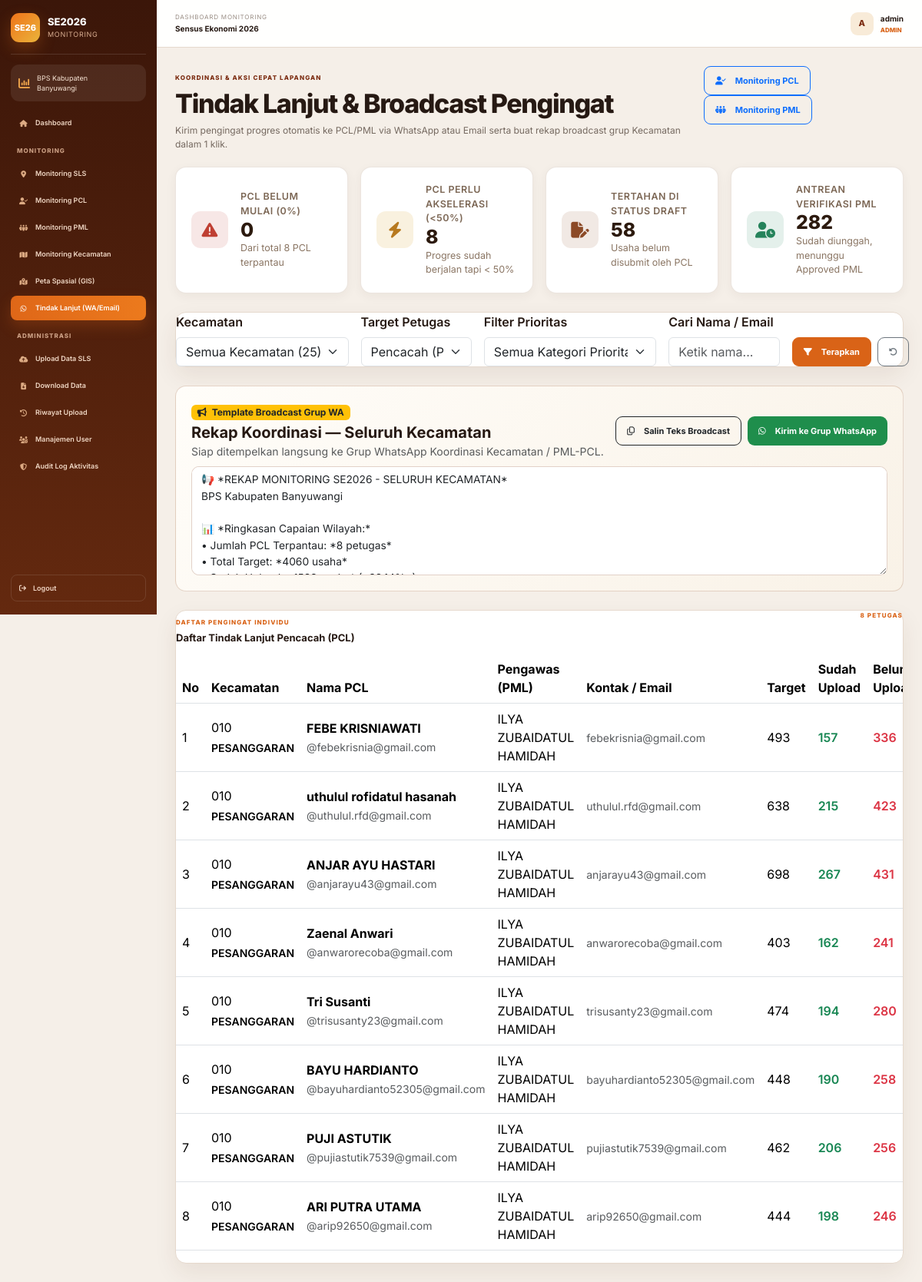
The app's page /tindak-lanjut?pml_id=2 (signed in) with its own data.
### models/user.py (models this page shows, shortened)
class User(db.Model):
    __tablename__ = "users"
    id = db.Column(db.Integer, primary_key=True)
    nama_lengkap = db.Column(db.String(150), nullable=False)
    username = db.Column(db.String(80), nullable=False, unique=True, index=True)
    email = db.Column(db.String(150), nullable=False, unique=True, index=True)
    password_hash = db.Column(db.String(255), nullable=False)
    role = db.Column(db.Enum("admin", "user", name="user_role"), nullable=False, default="user")
    is_active = db.Column(db.Boolean, nullable=False, default=True)
    created_at = db.Column(db.DateTime, nullable=False, default=datetime.utcnow)
    updated_at = db.Column(db.DateTime, nullable=False, default=datetime.utcnow, onupdate=datetime.utcnow)

### models/monitoring.py (models this page shows)
class TimestampMixin:
    created_at = db.Column(db.DateTime, nullable=False, default=datetime.utcnow)
    updated_at = db.Column(db.DateTime, nullable=False, default=datetime.utcnow, onupdate=datetime.utcnow)

class PCL(TimestampMixin, db.Model):
    __tablename__ = "pcl"
    __table_args__ = (
        db.UniqueConstraint(
            "kecamatan_id", "pml_id", "email_pcl", "username_pcl", "nama_pcl", name="uq_pcl_wilayah_identitas"
        ),
    )
    id = db.Column(db.Integer, primary_key=True)
    kecamatan_id = db.Column(
        db.Integer, db.ForeignKey("kecamatan.id", ondelete="CASCADE", onupdate="CASCADE"), nullable=False, index=True
    )
    pml_id = db.Column(
        db.Integer, db.ForeignKey("pml.id", ondelete="CASCADE", onupdate="CASCADE"), nullable=False, index=True
    )
    email_pcl = db.Column(db.String(150), nullable=False, default="")
    username_pcl = db.Column(db.String(100), nullable=False, default="")
    nama_pcl = db.Column(db.String(150), nullable=False, index=True)
    kecamatan = db.relationship("Kecamatan", backref=db.backref("pcl_list", cascade="all, delete-orphan"))
    pml = db.relationship("PML", backref=db.backref("pcl_list", cascade="all, delete-orphan"))

### routes/followup_routes.py (the view)
@followup_bp.route("/tindak-lanjut")
@login_required
def tindak_lanjut():
    pml_id_raw = request.args.get("pml_id", "").strip()
    pml_id = int(pml_id_raw) if pml_id_raw.isdigit() else None
    filters = {
        "kec_code": request.args.get("kec_code", "").strip(),
        "pml_id": pml_id,
        "role_type": request.args.get("role_type", "pcl").strip().lower(),
        "priority": request.args.get("priority", "").strip().lower(),
        "q": request.args.get("q", "").strip(),
    }
    context = get_followup_data(filters)
    return render_template("tindak_lanjut.html", **context)

### templates/tindak_lanjut.html (shortened to what this page needs)
{% extends 'base.html' %}
{% from '_macros.html' import progress_bar %}
{% block page_id %}tindak-lanjut{% endblock %}
{% block content %}
<div class="page-heading">
  <div>
    <span class="eyebrow dark">Koordinasi & Aksi Cepat Lapangan</span>
    <h1>Tindak Lanjut & Broadcast Pengingat</h1>
    <p>Kirim pengingat progres otomatis ke PCL/PML via WhatsApp atau Email serta buat rekap broadcast grup Kecamatan dalam 1 klik.</p>
  </div>
  <div class="button-group">
    <a class="btn btn-outline-primary" href="{{ url_for('monitoring.monitoring_pcl') }}">
      <i class="fa-solid fa-user-check me-1"></i> Monitoring PCL
    </a>
    <a class="btn btn-outline-primary" href="{{ url_for('monitoring.monitoring_pml') }}">
      <i class="fa-solid fa-people-group me-1"></i> Monitoring PML
    </a>
  </div>
</div>
<section class="followup-kpi-grid">
  <div class="followup-kpi-card">
    <div class="followup-kpi-icon danger">
      <i class="fa-solid fa-triangle-exclamation"></i>
    </div>
    <div class="followup-kpi-meta">
      <span>PCL Belum Mulai (0%)</span>
      <strong>{{ summary.pcl_belum_mulai }}</strong>
      <small>Dari total {{ summary.total_pcl }} PCL terpantau</small>
    </div>
  </div>
  <div class="followup-kpi-card">
    <div class="followup-kpi-icon warning">
      <i class="fa-solid fa-bolt"></i>
    </div>
    <div class="followup-kpi-meta">
      <span>PCL Perlu Akselerasi (&lt;50%)</span>
      <strong>{{ summary.pcl_kritis }}</strong>
      <small>Progres sudah berjalan tapi &lt; 50%</small>
    </div>
  </div>
  <div class="followup-kpi-card">
    <div class="followup-kpi-icon primary">
      <i class="fa-solid fa-file-pen"></i>
    </div>
    <div class="followup-kpi-meta">
      <span>Tertahan di Status DRAFT</span>
      <strong>{{ summary.total_draft_tertahan }}</strong>
      <small>Usaha belum disubmit oleh PCL</small>
    </div>
  </div>
  <div class="followup-kpi-card">
    <div class="followup-kpi-icon success">
      <i class="fa-solid fa-user-clock"></i>
    </div>
    <div class="followup-kpi-meta">
      <span>Antrean Verifikasi PML</span>
      <strong>{{ summary.total_pending_approval }}</strong>
      <small>Sudah diunggah, menunggu Approved PML</small>
    </div>
  </div>
</section>
<article class="panel filter-panel mb-4">
  <form method="get" action="{{ url_for('followup.tindak_lanjut') }}" class="row g-3 align-items-end">
    <div class="col-md-3">
      <label class="form-label fw-semibold">Kecamatan</label>
      <select name="kec_code" class="form-select">
        <option value="">Semua Kecamatan (25)</option>
      </select>
    </div>
    <div class="col-md-2">
      <label class="form-label fw-semibold">Target Petugas</label>
      <select name="role_type" class="form-select">
        <option value="pcl" {% if filters.role_type == 'pcl' %}selected{% endif %}>Pencacah (PCL)</option>
      </select>
    </div>
    <div class="col-md-3">
      <label class="form-label fw-semibold">Filter Prioritas</label>
      <select name="priority" class="form-select">
        <option value="">Semua Kategori Prioritas</option>
      </select>
    </div>
    <div class="col-md-2">
      <label class="form-label fw-semibold">Cari Nama / Email</label>
      <input
        type="text"
        name="q"
        value="{{ filters.q }}"
        class="form-control"
        placeholder="Ketik nama..."
      >
    </div>
    <div class="col-md-2 d-flex gap-2">
      <button type="submit" class="btn btn-primary w-100">
        <i class="fa-solid fa-filter me-1"></i> Terapkan
      </button>
      <a href="{{ url_for('followup.tindak_lanjut') }}" class="btn btn-outline-secondary" title="Reset Filter">
        <i class="fa-solid fa-rotate-left"></i>
      </a>
    </div>
  </form>
</article>
<section class="broadcast-box">
  <div class="d-flex flex-wrap justify-content-between align-items-center gap-2 mb-2">
    <div>
      <span class="badge bg-warning text-dark mb-1">
        <i class="fa-solid fa-bullhorn me-1"></i> Template Broadcast Grup WA
      </span>
      <h5 class="mb-0 fw-bold">Rekap Koordinasi — {{ kec_label }}</h5>
      <small class="text-muted">Siap ditempelkan langsung ke Grup WhatsApp Koordinasi Kecamatan / PML-PCL.</small>
    </div>
    <div class="d-flex gap-2">
      <button
        type="button"
        class="btn btn-outline-dark btn-sm"
        id="btnCopyBroadcast"
      >
        <i class="fa-regular fa-copy me-1"></i> Salin Teks Broadcast
      </button>
      <a
        href="{{ broadcast_wa_url }}"
        target="_blank"
        rel="noopener"
        class="btn btn-wa btn-sm"
        id="btnSendBroadcastWa"
      >
        <i class="fa-brands fa-whatsapp me-1"></i> Kirim ke Grup WhatsApp
      </a>
    </div>
  </div>
  <textarea
    id="broadcastTextArea"
    class="form-control broadcast-textarea"
    rows="6"
  >{{ broadcast_text }}</textarea>
</section>
<article class="panel table-panel">
  <div class="panel-title">
    <div>
      <span>Daftar pengingat individu</span>
      <h2>
        {% if filters.role_type == 'pml' %}
          Daftar Tindak Lanjut Pengawas (PML)
        {% else %}
          Daftar Tindak Lanjut Pencacah (PCL)
        {% endif %}
      </h2>
    </div>
    <span class="record-count">{{ rows|length }} petugas</span>
  </div>
  <div class="table-responsive">
    <table class="table data-table align-middle">
      <thead>
        <tr>
          <th>No</th>
          <th>Kecamatan</th>
          {% if filters.role_type == 'pml' %}
            <th>Nama PML</th>
            <th>Email PML</th>
            <th>Cakupan</th>
          {% else %}
            <th>Nama PCL</th>
            <th>Pengawas (PML)</th>
            <th>Kontak / Email</th>
          {% endif %}
          <th>Target</th>
          <th>Sudah Upload</th>
          <th>Belum Upload</th>
        </tr>
      </thead>
      <tbody>
        {% for row in rows %}
          <tr>
            <td>{{ loop.index }}</td>
            <td>
              <span class="code-pill">{{ row.kec_code }}</span>
              <div class="small fw-semibold mt-1">{{ row.kec_name }}</div>
            </td>
            {% if filters.role_type == 'pml' %}
              <td class="fw-bold">{{ row.nama_pml }}</td>
              <td>
                {% if row.email_pml %}
                  <span class="small text-muted">{{ row.email_pml }}</span>
                {% else %}
                  <span class="small text-muted">-</span>
                {% endif %}
              </td>
              <td>{{ row.jumlah_pcl }} PCL ({{ row.jumlah_sls }} SLS)</td>
            {% else %}
              <td>
                <div class="fw-bold">{{ row.nama_pcl }}</div>
                {% if row.username_pcl %}
                  <small class="text-muted">@{{ row.username_pcl }}</small>
                {% endif %}
              </td>
              <td>{{ row.nama_pml }}</td>
              <td>
                {% if row.email_pcl %}
                  <span class="small text-muted">{{ row.email_pcl }}</span>
                {% else %}
                  <span class="small text-muted">-</span>
                {% endif %}
              </td>
            {% endif %}
            <td>{{ row.total_target }}</td>
            <td class="text-success fw-semibold">{{ row.processed_count }}</td>
            <td class="text-danger fw-semibold">{{ row.remaining_count }}</td>
          </tr>
        {% else %}
          <tr>
            <td colspan="12" class="text-center py-4 text-muted">
              Tidak ada data petugas yang sesuai dengan filter saat ini.
            </td>
          </tr>
        {% endfor %}
      </tbody>
    </table>
  </div>
</article>
<div class="position-fixed bottom-0 end-0 p-3" style="z-index: 1090">
</div>
{% endblock %}

### templates/base.html (shortened to what this page needs)
<!DOCTYPE html>
<html lang="id">
<head>
  <link
    href="https://cdn.jsdelivr.net/npm/bootstrap@5.3.3/dist/css/bootstrap.min.css"
    rel="stylesheet"
  >
  <link
    href="https://cdnjs.cloudflare.com/ajax/libs/font-awesome/6.5.2/css/all.min.css"
    rel="stylesheet"
  >
  <link
    rel="stylesheet"
    href="{{ url_for('static', filename='css/style.css') }}?v=42"
  >
  <link
    rel="stylesheet"
    href="{{ url_for('static', filename='css/upload-page.css') }}?v=1"
  >
</head>
<body data-page="{% block page_id %}{% endblock %}">
  <div class="app-shell">
    <aside class="sidebar" id="sidebar">
      <div class="sidebar-brand">
        <div class="brand-badge">SE26</div>
        <div class="brand-copy">
          <strong>SE2026</strong>
          <span>Monitoring</span>
        </div>
      </div>
      <div class="sidebar-divider"></div>
      <div class="agency-card">
        <i class="fa-solid fa-chart-column"></i>
        <span>
          BPS Kabupaten<br>
          Banyuwangi
        </span>
      </div>
      <nav class="sidebar-nav">
        <a
          href="/dashboard"
          class="nav-item {% if request.path == '/dashboard' %}active{% endif %}"
        >
          <i class="fa-solid fa-house"></i>
          <span>Dashboard</span>
        </a>
        <div class="nav-section-title">
          Monitoring
        </div>
        <a
          href="/monitoring-sls"
          class="nav-item {% if request.path == '/monitoring-sls' %}active{% endif %}"
        >
          <i class="fa-solid fa-location-dot"></i>
          <span>Monitoring SLS</span>
        </a>
        <a
          href="/monitoring-pcl"
          class="nav-item {% if request.path == '/monitoring-pcl' %}active{% endif %}"
        >
          <i class="fa-solid fa-user-check"></i>
          <span>Monitoring PCL</span>
        </a>
        <a
          href="/monitoring-pml"
          class="nav-item {% if request.path == '/monitoring-pml' %}active{% endif %}"
        >
          <i class="fa-solid fa-people-group"></i>
          <span>Monitoring PML</span>
        </a>
        <a
          href="/monitoring-kecamatan"
          class="nav-item {% if request.path == '/monitoring-kecamatan' %}active{% endif %}"
        >
          <i class="fa-solid fa-map"></i>
          <span>Monitoring Kecamatan</span>
        </a>
        <a
          href="/peta-spasial"
          class="nav-item {% if request.path == '/peta-spasial' %}active{% endif %}"
        >
          <i class="fa-solid fa-map-location-dot"></i>
          <span>Peta Spasial (GIS)</span>
        </a>
        <a
          href="/tindak-lanjut"
          class="nav-item {% if request.path == '/tindak-lanjut' %}active{% endif %}"
        >
          <i class="fa-brands fa-whatsapp"></i>
          <span>Tindak Lanjut (WA/Email)</span>
        </a>
        {% if current_user.role == 'admin' %}
        <div class="nav-section-title">
          Administrasi
        </div>
        <a
          href="/upload"
          class="nav-item {% if request.path == '/upload' %}active{% endif %}"
        >
          <i class="fa-solid fa-cloud-arrow-up"></i>
          <span>Upload Data SLS</span>
        </a>
        <a
          href="/download"
          class="nav-item {% if request.path == '/download' %}active{% endif %}"
        >
          <i class="fa-solid fa-file-arrow-down"></i>
          <span>Download Data</span>
        </a>
        <a
          href="/riwayat-upload"
          class="nav-item {% if 'riwayat' in request.path %}active{% endif %}"
        >
          <i class="fa-solid fa-clock-rotate-left"></i>
          <span>Riwayat Upload</span>
        </a>
        <a
          href="/admin/users"
          class="nav-item {% if 'users' in request.path %}active{% endif %}"
        >
          <i class="fa-solid fa-users-gear"></i>
          <span>Manajemen User</span>
        </a>
        <a
          href="/admin/logs"
          class="nav-item {% if 'logs' in request.path %}active{% endif %}"
        >
          <i class="fa-solid fa-shield-halved"></i>
          <span>Audit Log Aktivitas</span>
        </a>
        {% endif %}
      </nav>
      <div class="sidebar-footer">
        <a href="/logout" class="logout-link">
          <i class="fa-solid fa-arrow-right-from-bracket"></i>
          <span>Logout</span>
        </a>
      </div>
    </aside>
    <div class="app-main">
      <header class="topbar">
        <div class="topbar-left">
          <div>
            <span>Dashboard Monitoring</span>
            <strong>Sensus Ekonomi 2026</strong>
          </div>
        </div>
        <div class="topbar-user">
          <div class="user-avatar">
            {{
              (
                current_user.username
                if current_user.username
                else 'A'
              )[0]|upper
            }}
          </div>
          <div class="user-copy">
            <strong>
              {{
                current_user.username
                if current_user.username
                else 'Pengguna'
              }}
            </strong>
            <span>
              {{ current_user.role|upper }}
            </span>
          </div>
        </div>
      </header>
      <main class="main-content">
        {% block content %}{% endblock %}
      </main>
    </div>
  </div>
</body>
</html>

### records on screen
User: username "A", username "admin", role "ADMIN"
PCL: kec_code "010", kec_name "PESANGGARAN", nama_pcl "FEBE KRISNIAWATI", username_pcl "febekrisnia@gmail.com", nama_pml "ILYA ZUBAIDATUL HAMIDAH", email_pcl "febekrisnia@gmail.com", total_target "493", processed_count "157", remaining_count "336"
PCL: kec_code "010", kec_name "PESANGGARAN", nama_pcl "uthulul rofidatul hasanah", username_pcl "uthulul.rfd@gmail.com", nama_pml "ILYA ZUBAIDATUL HAMIDAH", email_pcl "uthulul.rfd@gmail.com", total_target "638", processed_count "215", remaining_count "423"
PCL: kec_code "010", kec_name "PESANGGARAN", nama_pcl "ANJAR AYU HASTARI", username_pcl "anjarayu43@gmail.com", nama_pml "ILYA ZUBAIDATUL HAMIDAH", email_pcl "anjarayu43@gmail.com", total_target "698", processed_count "267", remaining_count "431"
PCL: kec_code "010", kec_name "PESANGGARAN", nama_pcl "Zaenal Anwari", username_pcl "anwarorecoba@gmail.com", nama_pml "ILYA ZUBAIDATUL HAMIDAH", email_pcl "anwarorecoba@gmail.com", total_target "403", processed_count "162", remaining_count "241"
PCL: kec_code "010", kec_name "PESANGGARAN", nama_pcl "Tri Susanti", username_pcl "trisusanty23@gmail.com", nama_pml "ILYA ZUBAIDATUL HAMIDAH", email_pcl "trisusanty23@gmail.com", total_target "474", processed_count "194", remaining_count "280"
PCL: kec_code "010", kec_name "PESANGGARAN", nama_pcl "BAYU HARDIANTO", username_pcl "bayuhardianto52305@gmail.com", nama_pml "ILYA ZUBAIDATUL HAMIDAH", email_pcl "bayuhardianto52305@gmail.com", total_target "448", processed_count "190", remaining_count "258"
PCL: kec_code "010", kec_name "PESANGGARAN", nama_pcl "PUJI ASTUTIK", username_pcl "pujiastutik7539@gmail.com", nama_pml "ILYA ZUBAIDATUL HAMIDAH", email_pcl "pujiastutik7539@gmail.com", total_target "462", processed_count "206", remaining_count "256"
PCL: kec_code "010", kec_name "PESANGGARAN", nama_pcl "ARI PUTRA UTAMA", username_pcl "arip92650@gmail.com", nama_pml "ILYA ZUBAIDATUL HAMIDAH", email_pcl "arip92650@gmail.com", total_target "444", processed_count "198", remaining_count "246"

### other values on screen
{{ summary.pcl_belum_mulai }} "0"
{{ summary.total_pcl }} "8"
{{ summary.pcl_kritis }} "8"
{{ summary.total_draft_tertahan }} "58"
{{ summary.total_pending_approval }} "282"
{{ kec_label }} "Seluruh Kecamatan"
{{ rows|length }} "8"
